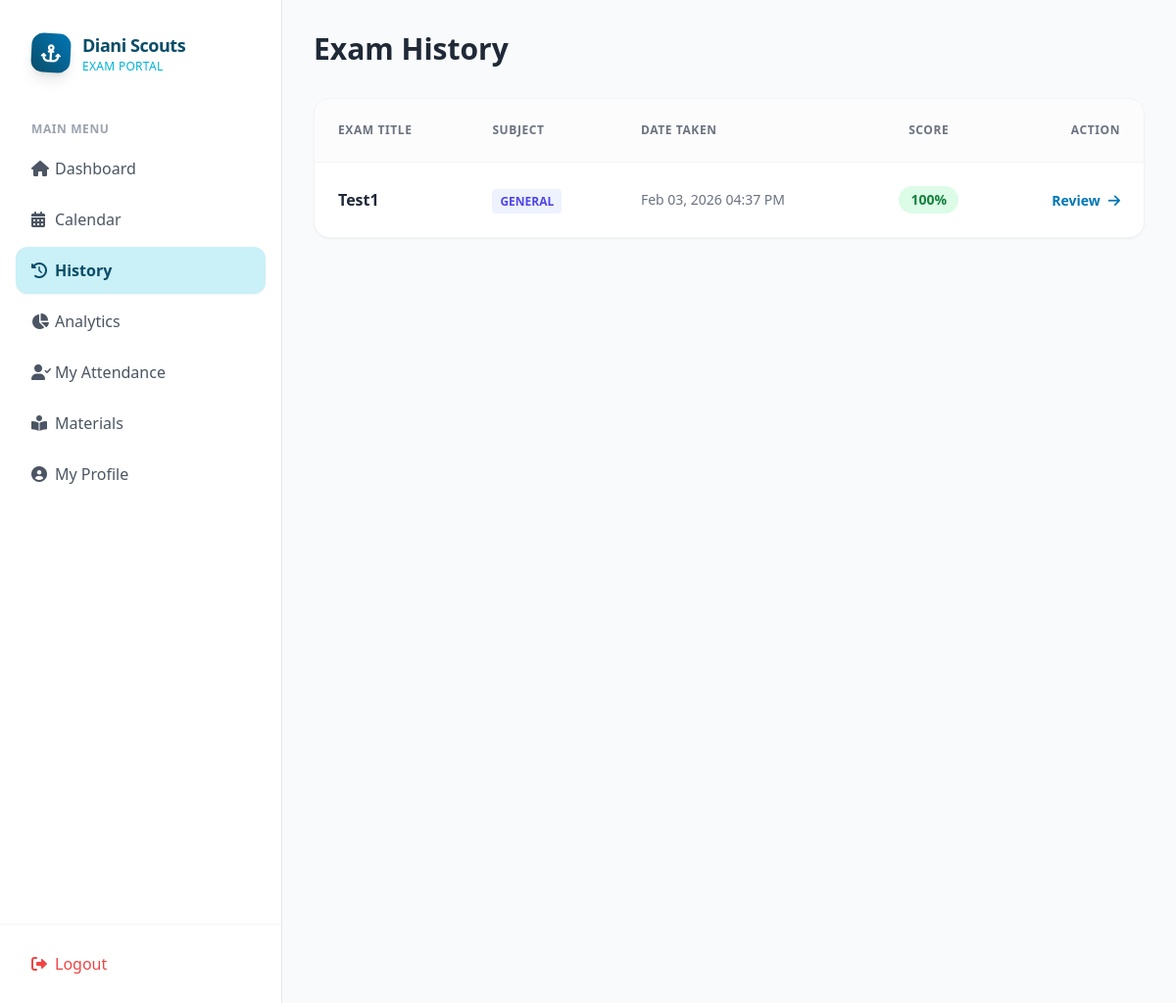
The page /student/history.php (signed in) on the database its author committed.
### tables this page shows
CREATE TABLE `student_exams` (
  `id` int(11) NOT NULL AUTO_INCREMENT,
  `student_id` int(11) NOT NULL,
  `exam_id` int(11) NOT NULL,
  `score` int(11) DEFAULT 0,
  `status` enum('assigned','in_progress','completed') DEFAULT 'assigned',
  `started_at` timestamp NULL DEFAULT NULL,
  `completed_at` timestamp NULL DEFAULT NULL,
  PRIMARY KEY (`id`),
  KEY `student_id` (`student_id`),
  KEY `exam_id` (`exam_id`),
  CONSTRAINT `student_exams_ibfk_1` FOREIGN KEY (`student_id`) REFERENCES `users` (`id`) ON DELETE CASCADE,
  CONSTRAINT `student_exams_ibfk_2` FOREIGN KEY (`exam_id`) REFERENCES `exams` (`id`) ON DELETE CASCADE
);

CREATE TABLE `exams` (
  `id` int(11) NOT NULL AUTO_INCREMENT,
  `title` varchar(150) NOT NULL,
  `description` text DEFAULT NULL,
  `subject` varchar(100) DEFAULT 'General',
  `created_by` int(11) NOT NULL,
  `duration_minutes` int(11) DEFAULT 60,
  `created_at` timestamp NULL DEFAULT current_timestamp(),
  PRIMARY KEY (`id`),
  KEY `created_by` (`created_by`),
  CONSTRAINT `exams_ibfk_1` FOREIGN KEY (`created_by`) REFERENCES `users` (`id`) ON DELETE CASCADE
);

### student/history.php (the view, shortened to what this page needs)
<?php
include_once '../config/db.php';
$database = new PDO("mysql:host=$host;dbname=$db_name", $username, $password);
$query = "SELECT se.*, e.title, e.subject, e.duration_minutes
          FROM student_exams se
          JOIN exams e ON se.exam_id = e.id
          WHERE se.student_id = :uid AND se.status = 'completed'
          ORDER BY se.completed_at DESC";
$stmt = $database->prepare($query);
$stmt->execute([':uid' => $_SESSION['user_id']]);
?>
<?php include_once '../includes/header.php'; ?>
<div class="flex flex-col md:flex-row flex-1 bg-gray-50 h-screen overflow-hidden">
    <?php include_once '../includes/sidebar.php'; ?>
    <main class="flex-1 overflow-y-auto p-8">
        <h1 class="text-3xl font-bold text-gray-800 mb-8">Exam History</h1>
        <div class="bg-white rounded-2xl shadow-sm border border-gray-100 overflow-hidden">
            <?php if ($stmt->rowCount() > 0): ?>
                <table class="w-full text-left border-collapse">
                    <thead>
                        <tr class="bg-gray-50/50 text-gray-500 text-xs uppercase tracking-wider border-b border-gray-100">
                            <th class="p-6 font-semibold">Exam Title</th>
                            <th class="p-6 font-semibold">Subject</th>
                            <th class="p-6 font-semibold">Date Taken</th>
                            <th class="p-6 font-semibold text-center">Score</th>
                            <th class="p-6 font-semibold text-right">Action</th>
                        </tr>
                    </thead>
                    <tbody class="divide-y divide-gray-50">
                        <?php while ($row = $stmt->fetch(PDO::FETCH_ASSOC)): ?>
                            <tr class="hover:bg-gray-50 transition group">
                                <td class="p-6 font-bold text-gray-800 group-hover:text-brand-blue transition">
                                    <?php echo $row['title']; ?>
                                </td>
                                <td class="p-6">
                                    <span class="bg-indigo-50 text-indigo-600 px-2 py-1 rounded text-xs font-bold uppercase">
                                        <?php echo $row['subject'] ?: 'General'; ?>
                                    </span>
                                </td>
                                <td class="p-6 text-sm text-gray-500">
                                    <?php echo date('M d, Y h:i A', strtotime($row['completed_at'])); ?>
                                </td>
                                <td class="p-6 text-center">
                                    <div
                                        class="inline-flex items-center gap-2 px-3 py-1 rounded-full text-sm font-bold
                                        <?php echo $row['score'] >= 70 ? 'bg-green-100 text-green-700' : ($row['score'] >= 50 ? 'bg-yellow-100 text-yellow-700' : 'bg-red-100 text-red-700'); ?>">
                                        <?php echo $row['score']; ?>%
                                    </div>
                                </td>
                                <td class="p-6 text-right">
                                    <a href="result.php?id=<?php echo $row['id']; ?>"
                                        class="inline-flex items-center gap-2 text-brand-blue hover:underline font-bold text-sm">
                                        Review <i class="fas fa-arrow-right"></i>
                                    </a>
                                </td>
                            </tr>
                        <?php endwhile; ?>
                    </tbody>
                </table>
            <?php endif; ?>
        </div>
    </main>
</div>
<?php include_once '../includes/footer.php'; ?>

### assets/css/style.css (style rules this page uses)
body { font-family: 'Inter', sans-serif; }

### rows shown on the page
student_exams: exam.title "Test1", exam.subject "GENERAL", completed_at "Feb 03, 2026 04:37 PM", score "100"
